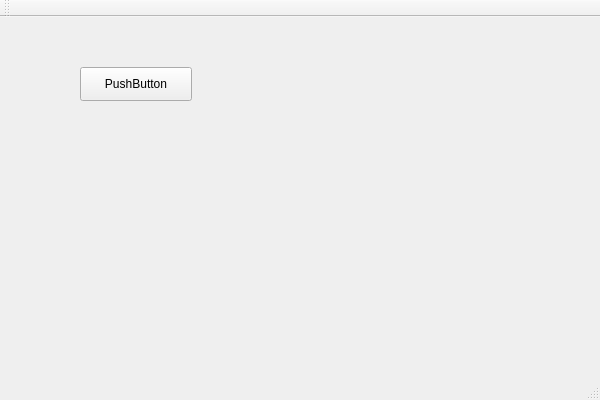
<?xml version="1.0" encoding="UTF-8"?>
<ui version="4.0">
 <class>SpendTrackerClass</class>
 <widget class="QMainWindow" name="SpendTrackerClass">
  <property name="geometry">
   <rect>
    <x>0</x>
    <y>0</y>
    <width>600</width>
    <height>400</height>
   </rect>
  </property>
  <property name="windowTitle">
   <string>SpendTracker</string>
  </property>
  <widget class="QWidget" name="centralWidget">
   <widget class="QPushButton" name="pushButton">
    <property name="geometry">
     <rect>
      <x>80</x>
      <y>50</y>
      <width>112</width>
      <height>34</height>
     </rect>
    </property>
    <property name="text">
     <string>PushButton</string>
    </property>
   </widget>
  </widget>
  <widget class="QMenuBar" name="menuBar">
   <property name="geometry">
    <rect>
     <x>0</x>
     <y>0</y>
     <width>600</width>
     <height>31</height>
    </rect>
   </property>
  </widget>
  <widget class="QToolBar" name="mainToolBar">
   <attribute name="toolBarArea">
    <enum>TopToolBarArea</enum>
   </attribute>
   <attribute name="toolBarBreak">
    <bool>false</bool>
   </attribute>
  </widget>
  <widget class="QStatusBar" name="statusBar"/>
 </widget>
 <layoutdefault spacing="6" margin="11"/>
 <resources>
  <include location="spendtracker.qrc"/>
 </resources>
 <connections/>
</ui>
